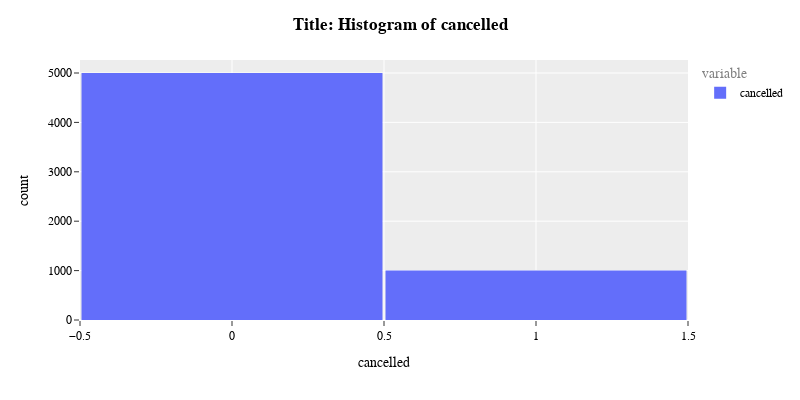
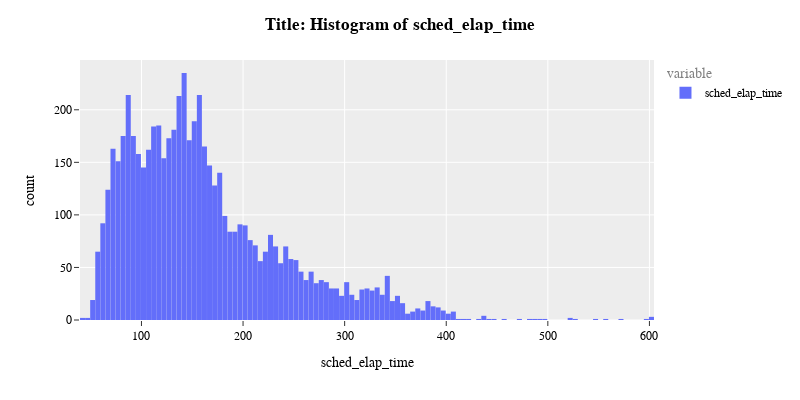
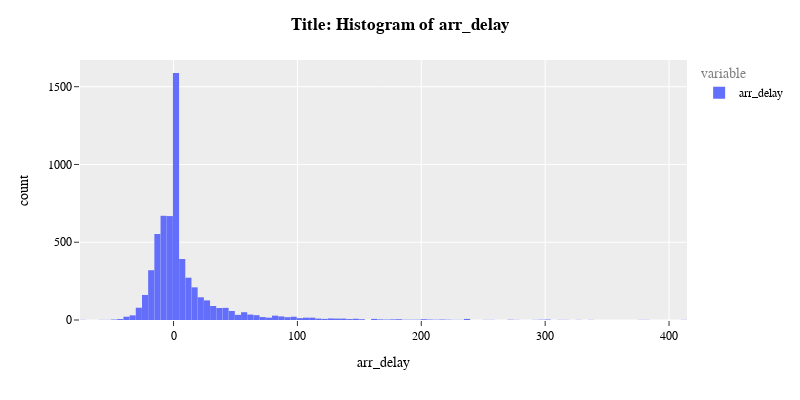
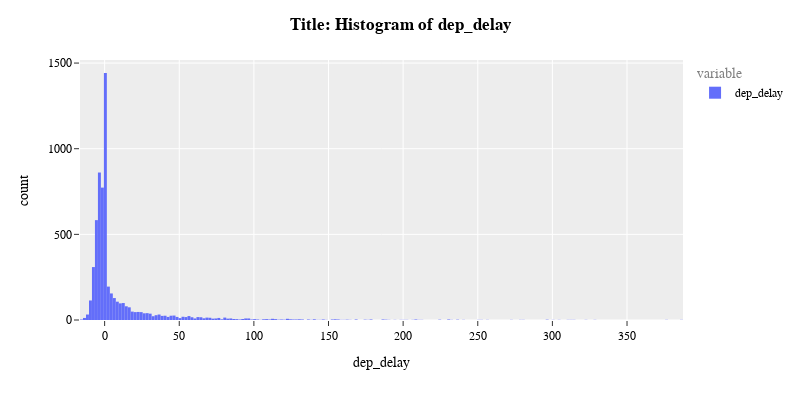

Here is the notebook cell these charts were saved with, in order:
### Markdown cell above
> Histograms shows us some useful information:

* proportion of cancelled vs non cancelled flights is 5000 to 1000.
* Most of the flights have schedule flight duration between 85 to 159. Some flights have travel duration of over 600 mins
* Most of the flights have arrival delay of 0 to 4 mins.
* Most of the flights have departure delay of 0 to 1 mins.
* Some flights have a arrival and departure delay of around 400 mins. I am not sure with my current domain knowledge if it is possible or whether its some sort of reporting error.
* Busiest hours for the flights are between 6am to 6pm.

### Code cell
#!pip install plotly
import plotly.express as px
#pd.options.plotting.backend = "matplotlib"
pd.options.plotting.backend = "plotly"

def plot_hist(x):
    p=(
        df
        .filter([x])
        .plot.hist(width= 800, height=400)       
        .update_layout(
            template = 'ggplot2',
            bargap=0.01,
            title = "<b> Title: Histogram of {} </b>".format(x),
            xaxis_title = x,                       
            font_family="Courier New",
            font_color="black",
            font_size = 12,
            title_font_family="Times New Roman",
            title_font_color="black",        
            legend_title_font_color= "grey"
            )        
    )
    return p.show()

list(
    map(
        plot_hist, df.columns[~ df.columns.isin(["uniq_carrier","month", "dep_time", "time"])]
        )
    )

### Figure 1 — Plotly figure (JSON) as saved in the notebook; plotly's stock layout.template omitted (floating-point values rounded to 4 significant figures; data arrays with more than 128 entries replaced by an {"elided": "..."} marker saying what was removed)
{"data": [{"alignmentgroup": "True", "bingroup": "x", "hovertemplate": "variable=cancelled<br>value=%{x}<br>count=%{y}<extra></extra>", "legendgroup": "cancelled", "marker": {"color": "#636efa", "pattern": {"shape": ""}}, "name": "cancelled", "offsetgroup": "cancelled", "orientation": "v", "showlegend": true, "type": "histogram", "x": {"elided": "6000 int values"}, "xaxis": "x", "yaxis": "y"}], "layout": {"bargap": 0.01, "barmode": "relative", "font": {"color": "black", "family": "Courier New", "size": 12}, "height": 400, "legend": {"title": {"font": {"color": "grey"}, "text": "variable"}, "tracegroupgap": 0}, "margin": {"t": 60}, "title": {"font": {"color": "black", "family": "Times New Roman"}, "text": "<b> Title: Histogram of cancelled </b>"}, "width": 800, "xaxis": {"anchor": "y", "domain": [0, 1], "title": {"text": "cancelled"}}, "yaxis": {"anchor": "x", "domain": [0, 1], "title": {"text": "count"}}}}

### Figure 2 — Plotly figure (JSON) as saved in the notebook; plotly's stock layout.template omitted (floating-point values rounded to 4 significant figures; data arrays with more than 128 entries replaced by an {"elided": "..."} marker saying what was removed)
{"data": [{"alignmentgroup": "True", "bingroup": "x", "hovertemplate": "variable=sched_elap_time<br>value=%{x}<br>count=%{y}<extra></extra>", "legendgroup": "sched_elap_time", "marker": {"color": "#636efa", "pattern": {"shape": ""}}, "name": "sched_elap_time", "offsetgroup": "sched_elap_time", "orientation": "v", "showlegend": true, "type": "histogram", "x": {"elided": "6000 int values"}, "xaxis": "x", "yaxis": "y"}], "layout": {"bargap": 0.01, "barmode": "relative", "font": {"color": "black", "family": "Courier New", "size": 12}, "height": 400, "legend": {"title": {"font": {"color": "grey"}, "text": "variable"}, "tracegroupgap": 0}, "margin": {"t": 60}, "title": {"font": {"color": "black", "family": "Times New Roman"}, "text": "<b> Title: Histogram of sched_elap_time </b>"}, "width": 800, "xaxis": {"anchor": "y", "domain": [0, 1], "title": {"text": "sched_elap_time"}}, "yaxis": {"anchor": "x", "domain": [0, 1], "title": {"text": "count"}}}}

### Figure 3 — Plotly figure (JSON) as saved in the notebook; plotly's stock layout.template omitted (floating-point values rounded to 4 significant figures; data arrays with more than 128 entries replaced by an {"elided": "..."} marker saying what was removed)
{"data": [{"alignmentgroup": "True", "bingroup": "x", "hovertemplate": "variable=arr_delay<br>value=%{x}<br>count=%{y}<extra></extra>", "legendgroup": "arr_delay", "marker": {"color": "#636efa", "pattern": {"shape": ""}}, "name": "arr_delay", "offsetgroup": "arr_delay", "orientation": "v", "showlegend": true, "type": "histogram", "x": {"elided": "6000 int values"}, "xaxis": "x", "yaxis": "y"}], "layout": {"bargap": 0.01, "barmode": "relative", "font": {"color": "black", "family": "Courier New", "size": 12}, "height": 400, "legend": {"title": {"font": {"color": "grey"}, "text": "variable"}, "tracegroupgap": 0}, "margin": {"t": 60}, "title": {"font": {"color": "black", "family": "Times New Roman"}, "text": "<b> Title: Histogram of arr_delay </b>"}, "width": 800, "xaxis": {"anchor": "y", "domain": [0, 1], "title": {"text": "arr_delay"}}, "yaxis": {"anchor": "x", "domain": [0, 1], "title": {"text": "count"}}}}

### Figure 4 — Plotly figure (JSON) as saved in the notebook; plotly's stock layout.template omitted (floating-point values rounded to 4 significant figures; data arrays with more than 128 entries replaced by an {"elided": "..."} marker saying what was removed)
{"data": [{"alignmentgroup": "True", "bingroup": "x", "hovertemplate": "variable=dep_delay<br>value=%{x}<br>count=%{y}<extra></extra>", "legendgroup": "dep_delay", "marker": {"color": "#636efa", "pattern": {"shape": ""}}, "name": "dep_delay", "offsetgroup": "dep_delay", "orientation": "v", "showlegend": true, "type": "histogram", "x": {"elided": "6000 int values"}, "xaxis": "x", "yaxis": "y"}], "layout": {"bargap": 0.01, "barmode": "relative", "font": {"color": "black", "family": "Courier New", "size": 12}, "height": 400, "legend": {"title": {"font": {"color": "grey"}, "text": "variable"}, "tracegroupgap": 0}, "margin": {"t": 60}, "title": {"font": {"color": "black", "family": "Times New Roman"}, "text": "<b> Title: Histogram of dep_delay </b>"}, "width": 800, "xaxis": {"anchor": "y", "domain": [0, 1], "title": {"text": "dep_delay"}}, "yaxis": {"anchor": "x", "domain": [0, 1], "title": {"text": "count"}}}}
